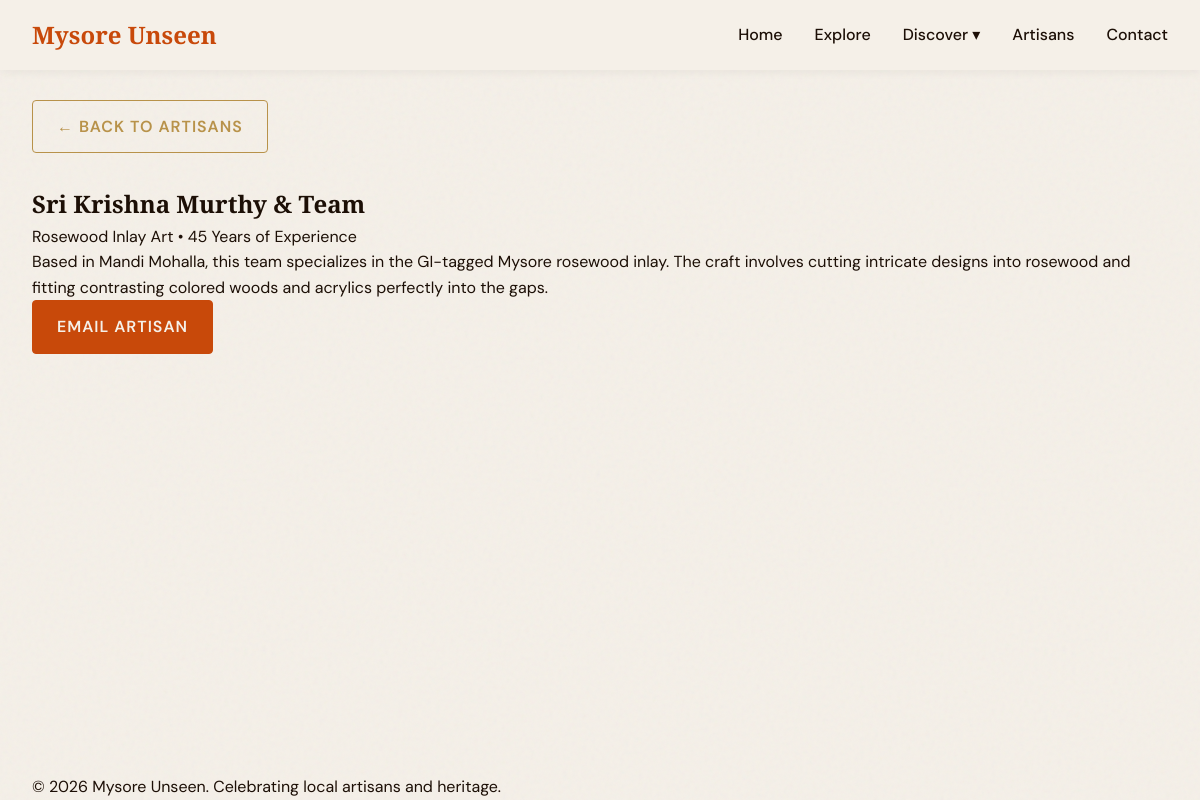
The app's page /artisans/2 with its own data.
### models.py (models this page shows, shortened)
class Artisan(db.Model):
    id = db.Column(db.Integer, primary_key=True)
    name = db.Column(db.String(100), nullable=False)
    craft = db.Column(db.String(100), nullable=False)
    years_experience = db.Column(db.Integer, nullable=False)
    short_bio = db.Column(db.String(200), nullable=False)
    bio = db.Column(db.Text, nullable=False)
    contact_email = db.Column(db.String(100), nullable=True)
    whatsapp = db.Column(db.String(20), nullable=True)
    image_url = db.Column(db.String(300), nullable=True)

### app.py (the view)
@app.route('/artisans/<int:artisan_id>')
def artisan_detail(artisan_id):
    return render_template('artisan_detail.html', artisan=Artisan.query.get_or_404(artisan_id))

### templates/artisan_detail.html (shortened to what this page needs)
{% extends 'base.html' %}
{% block content %}
<section class="artisan-detail container fade-in" style="margin-top: 100px;">
    <a href="{{ url_for('artisans') }}" class="btn btn-secondary" style="margin-bottom: 2rem;">&larr; Back to Artisans</a>
    <div class="artisan-profile fade-in">
        <div class="artisan-header">
            <h1>{{ artisan.name }}</h1>
            <p class="artisan-meta">{{ artisan.craft }} &bull; {{ artisan.years_experience }} Years of Experience</p>
        </div>
        <div class="artisan-bio">
            <p>{{ artisan.bio }}</p>
        </div>
        <div class="contact-links">
            {% if artisan.contact_email %}
            <a href="mailto:{{ artisan.contact_email }}" class="btn btn-primary">Email Artisan</a>
            {% endif %}
        </div>
    </div>
</section>
{% endblock %}

### templates/base.html (shortened to what this page needs)
<!DOCTYPE html>
<html lang="en">
<head>
    <link rel="stylesheet" href="{{ url_for('static', filename='style.css') }}">
</head>
<body>
    <header>
        <nav>
            <div class="logo"><a href="{{ url_for('index') }}">Mysore Unseen</a></div>
            <ul class="nav-links">
                <li><a href="{{ url_for('index') }}">Home</a></li>
                <li><a href="{{ url_for('explore') }}">Explore</a></li>
                <li class="dropdown">
                    <a href="#" class="dropdown-toggle">Discover &#9662;</a>
                </li>
                <li><a href="{{ url_for('artisans') }}">Artisans</a></li>
                <li><a href="{{ url_for('contact') }}">Contact</a></li>
            </ul>
        </nav>
    </header>
    <main>
        {% block content %}{% endblock %}
    </main>
    <footer>
        <div class="container">
            <p>&copy; 2026 Mysore Unseen. Celebrating local artisans and heritage.</p>
        </div>
    </footer>
</body>
</html>

### static/style.css (style rules this page uses)
:root { --saffron: #C8490A; --ivory: #F5F0E8; --espresso: #1C0F06; --gold: #B8924A; --cream: #EDE4D3; --font-heading: 'Playfair Display', serif; --font-body: 'DM Sans', sans-serif; --transition: all 0.3s ease; }
* { margin: 0; padding: 0; box-sizing: border-box; }
body { font-family: var(--font-body); background-color: var(--ivory); color: var(--espresso); line-height: 1.6; overflow-x: hidden; display: flex; flex-direction: column; min-height: 100vh; }
h1, h2, h3, h4, h5, h6 { font-family: var(--font-heading); font-weight: 700; color: var(--espresso); }
a { text-decoration: none; color: inherit; }
.btn { display: inline-block; padding: 0.8rem 1.5rem; font-family: var(--font-body); font-weight: 600; text-transform: uppercase; letter-spacing: 1px; border: 1px solid var(--saffron); background: transparent; color: var(--saffron); cursor: pointer; transition: var(--transition); border-radius: 4px; }
.btn-primary { background: var(--saffron); color: var(--ivory); }
.btn-secondary { border-color: var(--gold); color: var(--gold); }
.container { max-width: 1200px; margin: 0 auto; padding: 0 2rem; }
header { background-color: rgba(245, 240, 232, 0.95); position: fixed; width: 100%; top: 0; z-index: 1000; box-shadow: 0 2px 10px rgba(0,0,0,0.05); backdrop-filter: blur(5px); }
nav { display: flex; justify-content: space-between; align-items: center; padding: 1rem 2rem; max-width: 1200px; margin: 0 auto; }
.logo { font-family: var(--font-heading); font-size: 1.5rem; font-weight: 700; color: var(--saffron); }
.nav-links { display: flex; gap: 2rem; list-style: none; align-items: center; }
.nav-links a { font-weight: 500; transition: var(--transition); }
.dropdown { position: relative; }
main { flex-grow: 1; }
section { padding: 5rem 0; }
.fade-in { opacity: 0; transform: translateY(20px); transition: opacity 0.6s ease-out, transform 0.6s ease-out; }
.fade-in.appear { opacity: 1; transform: translateY(0); }

### records on screen
Artisan: name "Sri Krishna Murthy & Team", craft "Rosewood Inlay Art", years_experience "45", bio "Based in Mandi Mohalla, this team specializes in the GI-tagged Mysore rosewood inlay. The craft involves cutting intricate designs into rosewood and fitting contrasting colored woods and acrylics perfectly into the gaps."
